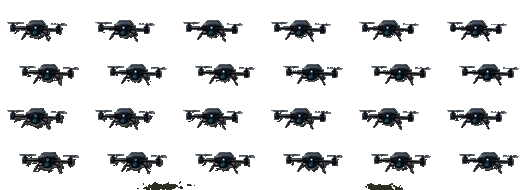
#> input picture assets/part_swarm_trans.png, 530 x 190 px
$ python generate_swarm_architecture_master.py
#> lines starting #> are read from the running program, lines starting #| are printed output that depends on the picture
import math
import numpy as np
from PIL import Image, ImageDraw, ImageFont, ImageFilter, ImageEnhance

def build_seamless_swarm_architecture():
    W, H = 2400, 1100

    # 1. Base deep aerospace dark navy: #071226 (matches brochure container background)
    # Subtle radial gradient for aerospace depth
    yy, xx = np.mgrid[0:H, 0:W]
    dist = np.sqrt(((xx - 1200) / 1.6)**2 + (yy - 540)**2)
    glow = np.clip(1.0 - (dist / 1100.0), 0.0, 1.0)

    r = 5.0 + 9.0 * glow
    g = 12.0 + 18.0 * glow
    b = 26.0 + 36.0 * glow

    bg = np.dstack([r, g, b, np.full((H, W), 255.0)]).astype(np.uint8)
    canvas = Image.fromarray(bg)
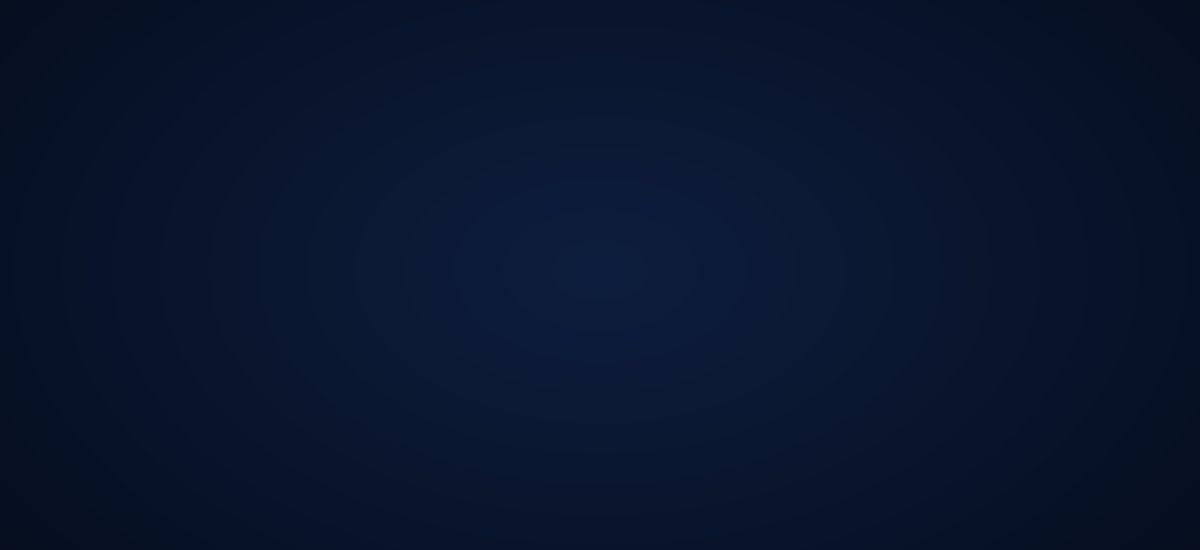
#> canvas: PIL image 2400x1100 RGBA (shown at 1/2 size); mean R, G, B, A 9.4, 21.3, 45.1, 255
    draw = ImageDraw.Draw(canvas, 'RGBA')

    # 2. Fine Tactical Blueprint Grid
    grid_sz = 60
    for x in range(0, W, grid_sz):
        draw.line([(x, 0), (x, H)], fill=(56, 189, 248, 15), width=1)
    for y in range(0, H, grid_sz):
        draw.line([(0, y), (W, y)], fill=(56, 189, 248, 15), width=1)

    # Crosshairs at grid intersections
    for x in range(120, W, grid_sz * 3):
        for y in range(120, H, grid_sz * 3):
            draw.line([(x - 6, y), (x + 6, y)], fill=(56, 189, 248, 50), width=1)
            draw.line([(x, y - 6), (x, y + 6)], fill=(56, 189, 248, 50), width=1)

    # 3. Concentric Radar / Datalink Range Rings (Centered at Antenna: x=1120, y=580)
    cx, cy = 1120, 580
    for rad in [150, 290, 440, 600]:
        draw.ellipse([cx - rad, cy - rad, cx + rad, cy + rad],
                     outline=(56, 189, 248, 24), width=1)

    # Load fonts
    try:
        font_hdr = ImageFont.truetype('C:/Windows/Fonts/bahnschrift.ttf', 24)
        font_node_title = ImageFont.truetype('C:/Windows/Fonts/bahnschrift.ttf', 32)
        font_node_sub = ImageFont.truetype('C:/Windows/Fonts/bahnschrift.ttf', 24)
        font_badge = ImageFont.truetype('C:/Windows/Fonts/bahnschrift.ttf', 16)
        font_desc = ImageFont.truetype('C:/Windows/Fonts/segoeui.ttf', 17)
        font_mono = ImageFont.truetype('C:/Windows/Fonts/consola.ttf', 14)
    except:
        font_hdr = font_node_title = font_node_sub = font_badge = font_desc = font_mono = ImageFont.load_default()

    # Range labels
    draw.text((cx + 155, cy - 10), "50 KM RANGE", fill=(56, 189, 248, 75), font=font_mono)
    draw.text((cx + 295, cy - 10), "100 KM RANGE", fill=(56, 189, 248, 75), font=font_mono)
    draw.text((cx + 445, cy - 10), "150 KM RANGE", fill=(56, 189, 248, 75), font=font_mono)

    # 4. Outer Defense HUD Border & Telemetry
    draw.rectangle([24, 24, W - 24, H - 24], outline=(56, 189, 248, 60), width=1)

    # Corner brackets
    c_len = 36
    for ox, oy, dx, dy in [(24, 24, 1, 1), (W - 24, 24, -1, 1), (24, H - 24, 1, -1), (W - 24, H - 24, -1, -1)]:
        draw.line([(ox, oy), (ox + dx * c_len, oy)], fill=(56, 189, 248, 240), width=3)
        draw.line([(ox, oy), (ox, oy + dy * c_len)], fill=(56, 189, 248, 240), width=3)

    # Top Status Ribbon
    draw.rectangle([24, 24, W - 24, 76], fill=(3, 10, 24, 230), outline=(56, 189, 248, 60), width=1)
    draw.text((50, 36), "SYSTEM OVERVIEW // MULTI-TIER C2 & AUTONOMOUS SWARM TOPOLOGY", fill=(255, 255, 255), font=font_hdr)

    # Status badges on top right
    draw.rectangle([W - 620, 33, W - 45, 67], fill=(255, 153, 51, 25), outline=(255, 153, 51, 120), width=1)
    draw.text((W - 605, 41), "AUTHENTIC BCN ARCHITECTURE • 24-NODE MANET MESH", fill=(255, 175, 75), font=font_badge)

    # Bottom Telemetry Ribbon
    draw.text((50, H - 55), "ENCRYPTION: AES-256 GCM  |  MANET DUAL-BAND: 1.4 GHz / 2.4 GHz  |  FAIL-OVER: DUAL AUTONOMOUS RELAY  |  SWARM LATENCY: <85ms",
              fill=(56, 189, 248, 150), font=font_mono)

    # 5. COMPONENT 1: OVERWATCH UAV (TOP-LEFT)
    ov_x, ov_y = 70, 110
    draw.text((ov_x, ov_y), "OVERWATCH UAV (1 UNIT)", fill=(255, 255, 255), font=font_node_title)

    # Badge
    draw.rectangle([ov_x, ov_y + 44, ov_x + 280, ov_y + 72], fill=(56, 189, 248, 30), outline=(56, 189, 248, 140), width=1)
    draw.text((ov_x + 12, ov_y + 49), "AIRBORNE C2 RELAY & DIRECTOR", fill=(56, 189, 248), font=font_badge)
    draw.text((ov_x, ov_y + 82), "High-Altitude Relay Backbone • 150 km MANET Datalink • Swarm Director", fill=(190, 210, 230), font=font_desc)

    # Place Clean VTOL Drone
    try:
        vtol_img = Image.open('assets/clean_orig_vtol_perfect.png').convert('RGBA')
        # Slightly brighten and boost contrast
        enhancer = ImageEnhance.Contrast(vtol_img)
        vtol_img = enhancer.enhance(1.15)
        enhancer_b = ImageEnhance.Brightness(vtol_img)
        vtol_img = enhancer_b.enhance(1.1)

        vw = 540
        vh = int(vtol_img.height * (vw / vtol_img.width))
        vtol_resized = vtol_img.resize((vw, vh), Image.LANCZOS)
        canvas.paste(vtol_resized, (ov_x + 10, ov_y + 115), vtol_resized)
    except Exception as e:
        print("VTOL paste error:", e)

    # 6. COMPONENT 2: NANO-UAV SWARM (BOTTOM-LEFT)
    sw_x, sw_y = 70, 560
#> sw_x = 70; sw_y = 560
    draw.text((sw_x, sw_y), "NANO-UAV SWARM (24+ UNITS)", fill=(255, 255, 255), font=font_node_title)

    # Badge
    draw.rectangle([sw_x, sw_y + 44, sw_x + 295, sw_y + 72], fill=(255, 153, 51, 30), outline=(255, 153, 51, 160), width=1)
    draw.text((sw_x + 12, sw_y + 49), "AUTONOMOUS SATURATION GRID", fill=(255, 175, 75), font=font_badge)
    draw.text((sw_x, sw_y + 82), "24 Coordinated Micro-UAVs • Anti-Jam Mesh • Perimeter Reconnaissance", fill=(190, 210, 230), font=font_desc)

    # Place Swarm 24-drone grid
    try:
        swarm_img = Image.open('assets/part_swarm_trans.png').convert('RGBA')
#> swarm_img is the input picture: PIL image 530x190 RGBA; mean R, G, B, A 64.7, 67.1, 55.1, 39.7
        sw_w, sw_h = swarm_img.size
#> sw_w = 530; sw_h = 190
        swarm_img = swarm_img.crop((0, 0, sw_w, min(165, sw_h)))
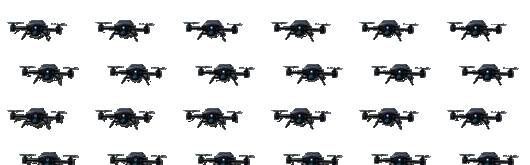
#> swarm_img: PIL image 530x165 RGBA; mean R, G, B, A 65.4, 67.8, 56, 41.9; transparent parts drawn white

        # Boost brightness and contrast of the swarm drones so they pop against dark navy
        enhancer_c = ImageEnhance.Contrast(swarm_img)
        swarm_img = enhancer_c.enhance(1.25)
        enhancer_b = ImageEnhance.Brightness(swarm_img)
        swarm_img = enhancer_b.enhance(1.35)
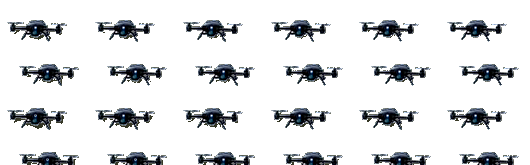
#> swarm_img: PIL image 530x165 RGBA; mean R, G, B, A 87.6, 91.5, 71.3, 41.9; transparent parts drawn white

        target_sw_w = 600
        target_sw_h = int(swarm_img.height * (target_sw_w / swarm_img.width))
#> target_sw_h = 186
        swarm_resized = swarm_img.resize((target_sw_w, target_sw_h), Image.LANCZOS)
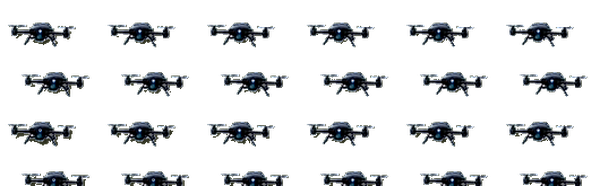
#> swarm_resized: PIL image 600x186 RGBA; mean R, G, B, A 18.3, 20.1, 21.3, 41.8; transparent parts drawn white

        # Draw micro mesh grid behind the swarm nodes
        grid_origin_x, grid_origin_y = sw_x + 10, sw_y + 130
#> grid_origin_x = 80; grid_origin_y = 690
        rows, cols = 4, 6

        for r_i in range(rows):
            for c_i in range(cols):
                px = int(grid_origin_x + (c_i + 0.5) * (target_sw_w / cols))
                py = int(grid_origin_y + (r_i + 0.5) * (target_sw_h / rows))
                if c_i < cols - 1:
                    nx = int(grid_origin_x + (c_i + 1.5) * (target_sw_w / cols))
                    draw.line([(px, py), (nx, py)], fill=(56, 189, 248, 55), width=1)
                if r_i < rows - 1:
                    ny = int(grid_origin_y + (r_i + 1.5) * (target_sw_h / rows))
                    draw.line([(px, py), (px, ny)], fill=(56, 189, 248, 55), width=1)

        canvas.paste(swarm_resized, (grid_origin_x, grid_origin_y), swarm_resized)
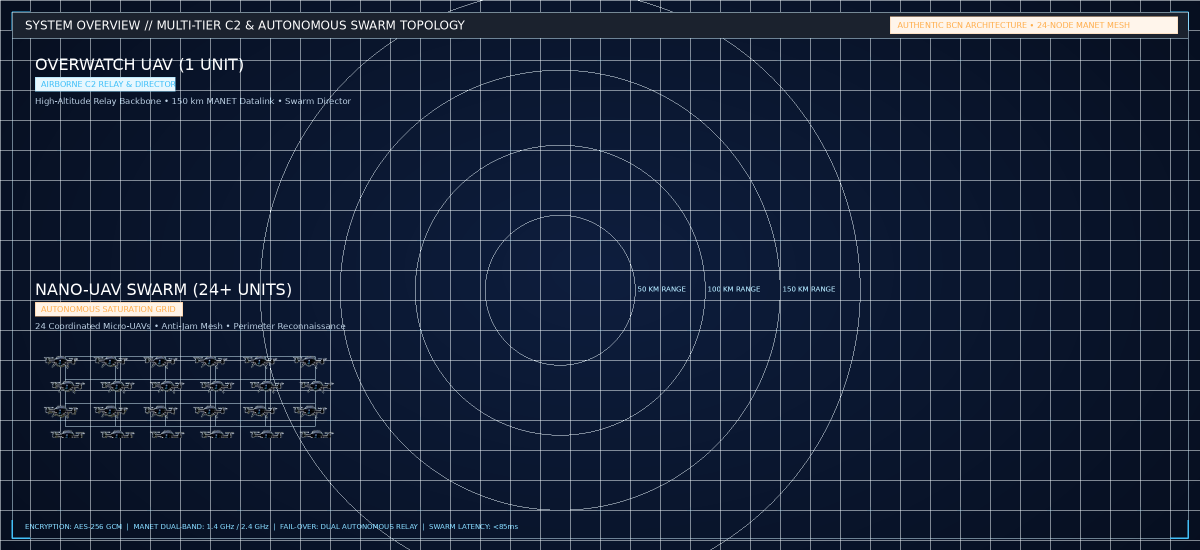
#> canvas: PIL image 2400x1100 RGBA (shown at 1/2 size); mean R, G, B, A 15.6, 31.3, 54.8, 242.1; transparent parts drawn white

        # Add subtle glowing cyan dots at drone optical sensor locations
        for r_i in range(rows):
            for c_i in range(cols):
                px = int(grid_origin_x + (c_i + 0.5) * (target_sw_w / cols))
                py = int(grid_origin_y + (r_i + 0.5) * (target_sw_h / rows) + 3)
                draw.ellipse([px - 2, py - 2, px + 2, py + 2], fill=(56, 189, 248, 220))
    except Exception as e:
        print("Swarm paste error:", e)

    # 7. COMPONENT 3: SECURE DATA LINK (CENTER)
    dl_x, dl_y = 920, 160
    draw.text((dl_x, dl_y), "SECURE DATA LINK", fill=(255, 255, 255), font=font_node_title)
    draw.text((dl_x, dl_y + 42), "(MESH NETWORK)", fill=(56, 189, 248), font=font_node_sub)

    draw.rectangle([dl_x, dl_y + 85, dl_x + 265, dl_y + 113], fill=(56, 189, 248, 30), outline=(56, 189, 248, 140), width=1)
    draw.text((dl_x + 12, dl_y + 90), "AES-256 MANET ENCRYPTION", fill=(56, 189, 248), font=font_badge)
    draw.text((dl_x, dl_y + 124), "Tactical Frequency Hopping • Dual 1.4 / 2.4 GHz", fill=(190, 210, 230), font=font_desc)

    # Central Transmission Tower Graphic (x=1120, y=580)
    tx, ty = 1120, 580

    # Glowing RF electromagnetic waves radiating outwards
    for rad in [45, 75, 110, 150]:
        alpha_val = int(240 - rad * 1.2)
        # Left arcs
        draw.arc([tx - rad, ty - rad, tx + rad, ty + rad], start=125, end=235, fill=(56, 189, 248, alpha_val), width=3)
        # Right arcs
        draw.arc([tx - rad, ty - rad, tx + rad, ty + rad], start=-55, end=55, fill=(56, 189, 248, alpha_val), width=3)

    # Tower Mast
    draw.line([(tx, ty - 70), (tx, ty + 60)], fill=(56, 189, 248, 255), width=4)
    # Triangular Base
    draw.polygon([(tx - 35, ty + 90), (tx + 35, ty + 90), (tx, ty + 30)],
                 outline=(56, 189, 248, 240), fill=(10, 35, 75, 230), width=2)
    # Cross Struts
    draw.line([(tx - 20, ty + 60), (tx + 20, ty + 60)], fill=(56, 189, 248, 210), width=2)
    # Transmitter tip glowing beacon
    draw.ellipse([tx - 15, ty - 84, tx + 15, ty - 54], fill=(56, 189, 248, 255), outline=(255, 255, 255), width=2)
    draw.ellipse([tx - 6, ty - 75, tx + 6, ty - 63], fill=(255, 255, 255, 255))

    # 8. COMPONENT 4: GROUND CONTROL STATION (RIGHT)
    gcs_x, gcs_y = 1570, 110
    draw.text((gcs_x, gcs_y), "GROUND CONTROL STATION", fill=(255, 255, 255), font=font_node_title)
    draw.text((gcs_x, gcs_y + 42), "(Command, Control & Analysis)", fill=(56, 189, 248), font=font_node_sub)

    draw.rectangle([gcs_x, gcs_y + 85, gcs_x + 360, gcs_y + 113], fill=(56, 189, 248, 30), outline=(56, 189, 248, 140), width=1)
    draw.text((gcs_x + 12, gcs_y + 90), "MIL-STD RUGGED DUAL-SCREEN BRIEFCASE", fill=(56, 189, 248), font=font_badge)
    draw.text((gcs_x, gcs_y + 124), "Multi-UAV Mission Planning • HD Video Streams • AI Telemetry Fusion", fill=(190, 210, 230), font=font_desc)

    # Place GCS Hardware Photo
    try:
        gcs_img = Image.open('assets/gcs_clean_isolated.png').convert('RGBA')
        gw = 720
        gh = int(gcs_img.height * (gw / gcs_img.width))
        gcs_resized = gcs_img.resize((gw, gh), Image.LANCZOS)
        canvas.paste(gcs_resized, (gcs_x + 15, gcs_y + 190), gcs_resized)
    except Exception as e:
        print("GCS paste error:", e)

    # 9. VECTOR DATALINK TELEMETRY PATHWAYS (DASHED ARROWS WITH GLOW)
    def draw_dashed_vector(p1, p2, color=(56, 189, 248, 240), width=3, dash_len=14, gap_len=9, arrow=True):
#> called with p1 = (630, 275), p2 = (960, 500), color = (56, 189, 248, 240), width = 3, dash_len = 14, gap_len = 9, arrow = True
        x1, y1 = p1
#> x1 = 630; y1 = 275
        x2, y2 = p2
#> x2 = 960; y2 = 500
        length = math.hypot(x2 - x1, y2 - y1)
#> length = 399.4
        if length == 0:
            return
        dx = (x2 - x1) / length
#> dx = 0.826
        dy = (y2 - y1) / length
#> dy = 0.563

        curr = 0
        while curr < length - (18 if arrow else 0):
            seg_start = curr
            seg_end = min(curr + dash_len, length - (18 if arrow else 0))
            sx1 = x1 + dx * seg_start
            sy1 = y1 + dy * seg_start
            sx2 = x1 + dx * seg_end
            sy2 = y1 + dy * seg_end
            draw.line([(sx1, sy1), (sx2, sy2)], fill=color, width=width)
            curr += dash_len + gap_len
#> this loop made 17 passes
#> (seg_start, seg_end, sx1, sy1, sx2, sy2, curr) on passes 1 to 12: (0, 14, 630, 275, 641.6, 282.9, 23), (23, 37, 649, 288, 660.6, 295.8, 46), (46, 60, 668, 300.9, 679.6, 308.8, 69), (69, 83, 687, 313.9, 698.6, 321.8, 92), (92, 106, 706, 326.8, 717.6, 334.7, 115), (115, 129, 725, 339.8, 736.6, 347.7, 138), (138, 152, 744, 352.7, 755.6, 360.6, 161), (161, 175, 763, 365.7, 774.6, 373.6, 184), (184, 198, 782, 378.7, 793.6, 386.5, 207), (207, 221, 801, 391.6, 812.6, 399.5, 230), (230, 244, 820, 404.6, 831.6, 412.5, 253), (253, 267, 839, 417.5, 850.6, 425.4, 276)
#> after the loop, curr = 391

        if arrow:
            ah_len = 16
            ah_w = 7
            base_x = x2 - dx * ah_len
#> base_x = 946.8
            base_y = y2 - dy * ah_len
#> base_y = 491
            perp_x = -dy * ah_w
#> perp_x = -3.94
            perp_y = dx * ah_w
#> perp_y = 5.78
            draw.polygon([(x2, y2), (base_x + perp_x, base_y + perp_y), (base_x - perp_x, base_y - perp_y)], fill=color)

    # Vector 1: Overwatch UAV <===> Data Link Mesh Hub (Bidirectional)
    draw_dashed_vector((630, 275), (960, 500), color=(56, 189, 248, 240), width=3, arrow=True)
    draw_dashed_vector((960, 518), (630, 293), color=(56, 189, 248, 240), width=3, arrow=True)

    # Vector 2: Data Link Mesh Hub <===> Ground Control Station (Bidirectional)
    # Stop before the GCS left bezel at x=1560
    draw_dashed_vector((1280, 570), (1555, 570), color=(56, 189, 248, 240), width=3, arrow=True)
    draw_dashed_vector((1555, 588), (1280, 588), color=(56, 189, 248, 240), width=3, arrow=True)

    # Vector 3: Swarm Nodes <===> Data Link Mesh Hub (Bidirectional)
    draw_dashed_vector((690, 770), (960, 650), color=(56, 189, 248, 240), width=3, arrow=True)
    draw_dashed_vector((960, 668), (690, 788), color=(56, 189, 248, 240), width=3, arrow=True)

    # Vector 4: Vertical Direct C2 Control (Overwatch UAV directly down to Swarm Grid)
    draw_dashed_vector((350, 420), (350, 545), color=(255, 175, 75, 240), width=3, arrow=True)
    draw_dashed_vector((375, 545), (375, 420), color=(255, 175, 75, 240), width=3, arrow=True)
    draw.text((390, 470), "AIRBORNE C2", fill=(255, 175, 75), font=font_mono)

    # Save to assets
    out_path = 'assets/swarm_architecture_blue_master.png'
    canvas.save(out_path, 'PNG', quality=100)
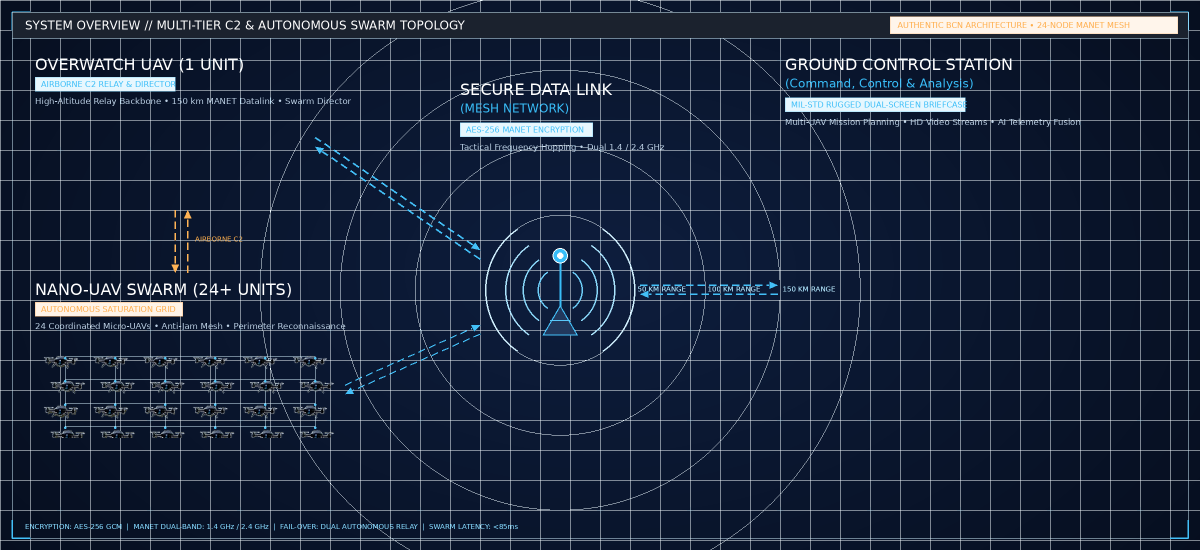
#> saved as swarm_architecture_blue_master.png: PIL image 2400x1100 RGBA (shown at 1/2 size); mean R, G, B, A 16.9, 33.9, 57.7, 240.6; transparent parts drawn white
    print(f"Master graphic successfully built and saved to {out_path} ({W}x{H})")

if __name__ == '__main__':
    build_seamless_swarm_architecture()

$ run again, with assets/clean_vtol_perfect.png copied over assets/part_swarm_trans.png
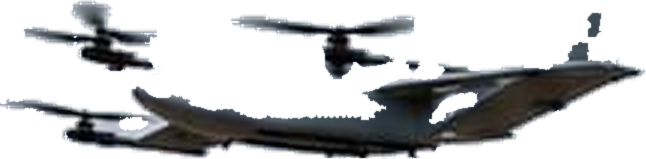
#> input picture assets/clean_vtol_perfect.png, 646 x 159 px
#> sw_x = 70; sw_y = 560
#> in build_seamless_swarm_architecture, swarm_img is the input picture: PIL image 646x159 RGBA; mean R, G, B, A 58.3, 62.6, 67.9, 87.6
#> in build_seamless_swarm_architecture, `swarm_resized = swarm_img.resize((target_sw_w, target_sw_h), Image.LAN..`:
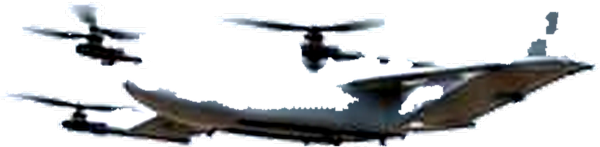
#> swarm_resized: PIL image 600x147 RGBA; mean R, G, B, A 41.1, 42.6, 44.1, 87.6; transparent parts drawn white
#> grid_origin_x = 80; grid_origin_y = 690
#> x1 = 630; y1 = 275
#> x2 = 960; y2 = 500
#> length = 399.4
#> dx = 0.826
#> dy = 0.563
#> the loop in draw_dashed_vector, `while curr < length - (18 if arrow else 0):` made 17 passes
#> (seg_start, seg_end, sx1, sy1, sx2, sy2, curr) on passes 1 to 8: (0, 14, 630, 275, 641.6, 282.9, 23), (23, 37, 649, 288, 660.6, 295.8, 46), (46, 60, 668, 300.9, 679.6, 308.8, 69), (69, 83, 687, 313.9, 698.6, 321.8, 92), (92, 106, 706, 326.8, 717.6, 334.7, 115), (115, 129, 725, 339.8, 736.6, 347.7, 138), (138, 152, 744, 352.7, 755.6, 360.6, 161), (161, 175, 763, 365.7, 774.6, 373.6, 184)
#> after the loop in draw_dashed_vector, `while curr < length - (18 if arrow else 0):`: curr = 391
#> base_x = 946.8
#> base_y = 491
#> perp_x = -3.94
#> perp_y = 5.78
#> in build_seamless_swarm_architecture, `canvas.save(out_path, 'PNG', quality=100)`:
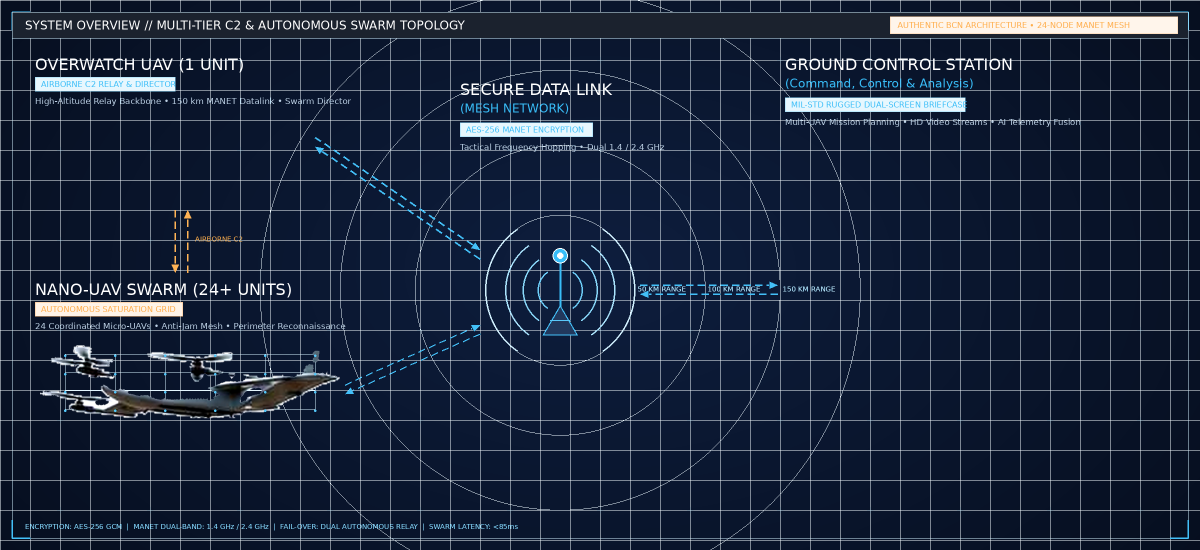
#> saved as swarm_architecture_blue_master.png: PIL image 2400x1100 RGBA (shown at 1/2 size); mean R, G, B, A 17.4, 34.3, 57.9, 240.7; transparent parts drawn white
